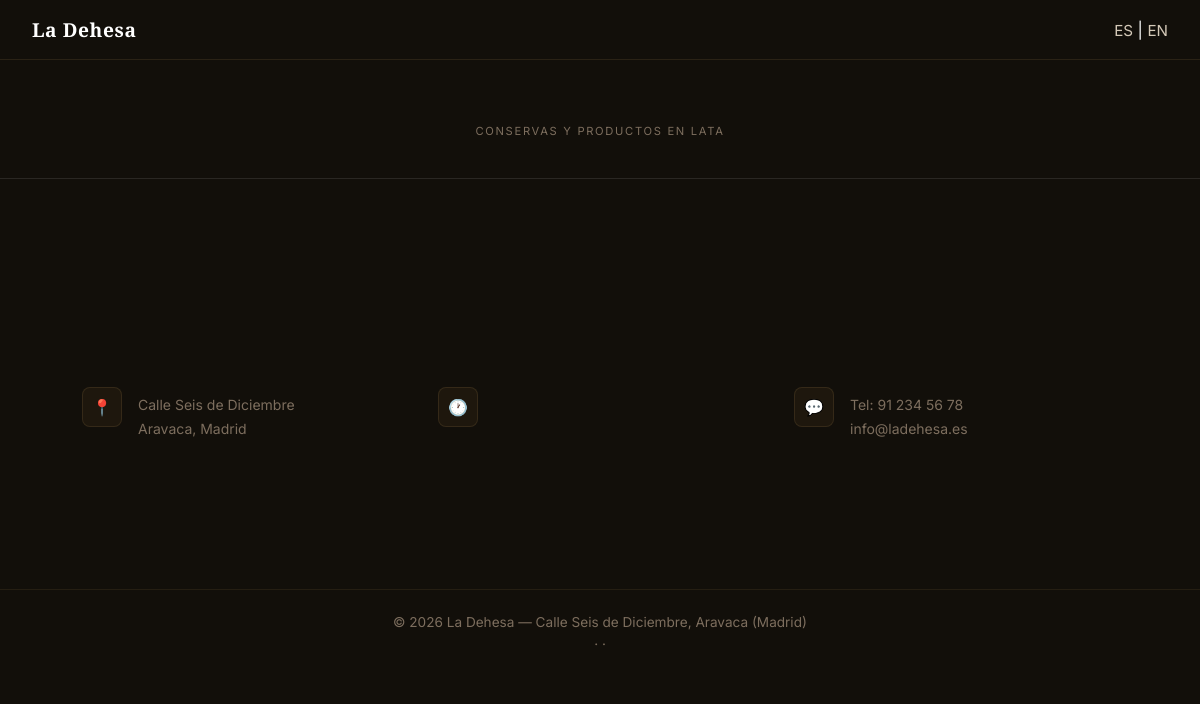
The app's page /app/views/catalogo/conservas.php, older data.
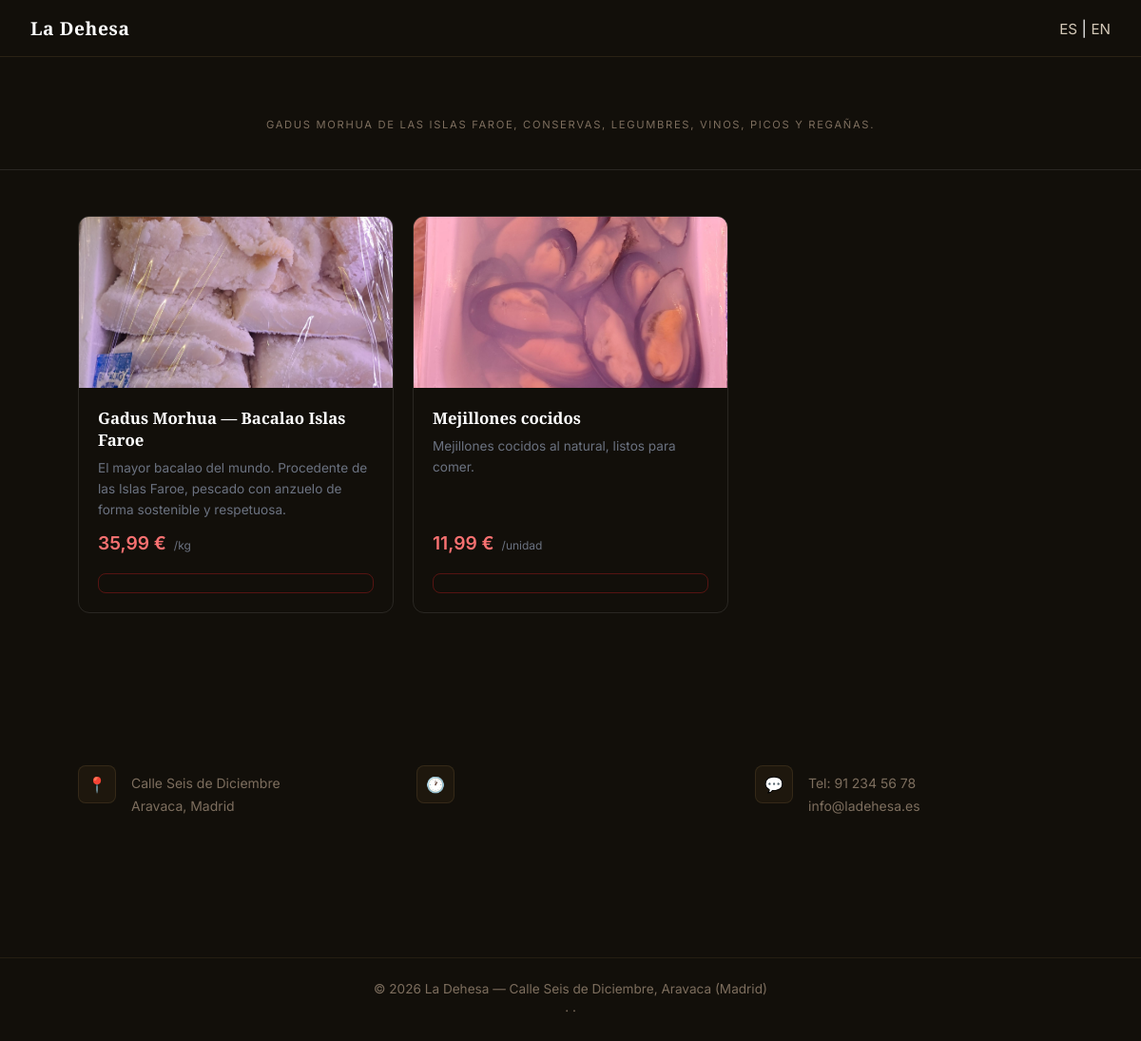
The same page, newer data.
### tables this page shows
CREATE TABLE secciones (
    id INT UNSIGNED AUTO_INCREMENT PRIMARY KEY,
    nombre VARCHAR(100) NOT NULL,
    slug VARCHAR(100) NOT NULL UNIQUE,
    descripcion TEXT,
    descripcion_en TEXT,
    orden TINYINT UNSIGNED NOT NULL DEFAULT 0
);

CREATE TABLE productos (
    id INT UNSIGNED AUTO_INCREMENT PRIMARY KEY,
    id_seccion INT UNSIGNED NOT NULL,
    nombre VARCHAR(200) NOT NULL,
    nombre_en VARCHAR(200),
    descripcion TEXT,
    descripcion_en TEXT,
    precio DECIMAL(10,2) NOT NULL,
    unidad_medida ENUM('kg','g','100g','unidad','bandeja','pack','blister') NOT NULL DEFAULT 'unidad',
    stock DECIMAL(10,3) NOT NULL DEFAULT 0,
    foto VARCHAR(255),
    disponible TINYINT(1) NOT NULL DEFAULT 1,
    created_at TIMESTAMP DEFAULT CURRENT_TIMESTAMP,
    FOREIGN KEY (id_seccion) REFERENCES secciones(id) ON DELETE CASCADE
);

### app/models/Producto.php (called while the page is built, shortened)
<?php
class Producto {
    public static function seccion($pdo, $slug) {
        $stmt = $pdo->prepare("SELECT * FROM secciones WHERE slug = ? LIMIT 1");
        $stmt->execute([$slug]);
        $resultado = $stmt->fetch();
        if ($resultado) {
            return $resultado;
        }
        return null;
    }
    public static function porSeccion($pdo, $idSeccion) {
        $sql = "SELECT p.*, pr.id AS id_promo, pr.precio_promocional
                FROM productos p
                LEFT JOIN promociones pr ON pr.id_producto = p.id
                    AND pr.activa = 1
                    AND CURDATE() BETWEEN pr.fecha_inicio AND pr.fecha_fin
                WHERE p.id_seccion = ? AND p.disponible = 1
                ORDER BY p.nombre";
        $stmt = $pdo->prepare($sql);
        $stmt->execute([$idSeccion]);
        return $stmt->fetchAll();
    }
}

### app/views/catalogo/conservas.php (the view, shortened to what this page needs)
<?php
require_once __DIR__ . '/../../../config/db.php';
require_once __DIR__ . '/../../models/Producto.php';
$slug = 'conservas';
$seccion = Producto::seccion($pdo, $slug);
$productos = Producto::porSeccion($pdo, $seccion['id']);
require __DIR__ . '/../layout/header.php';
?>
<link rel="stylesheet" href="/Carniceria/crm/public/css/catalogo.css">
<div class="catalogo-header">
    <p class="secciones-tag"><?= htmlspecialchars(($idioma === 'en' && !empty($seccion['descripcion_en'])) ? $seccion['descripcion_en'] : $seccion['descripcion']) ?></p>
</div>
<div class="catalogo-grid">
    <?php foreach ($productos as $p): ?>
        <?php
        $enPromo = $p['precio_promocional'] != null;
        $nombre_mostrar = ($idioma === 'en' && !empty($p['nombre_en'])) ? $p['nombre_en'] : $p['nombre'];
        $desc_mostrar = ($idioma === 'en' && !empty($p['descripcion_en'])) ? $p['descripcion_en'] : $p['descripcion'];
        ?>
        <div class="producto-card" id="card-<?= $p['id'] ?>">
            <div class="producto-foto">
                <?php if ($p['foto']): ?>
                    <img src="/Carniceria/crm/public/img/productos/conservas/<?= htmlspecialchars($p['foto']) ?>"
                         alt="<?= htmlspecialchars($nombre_mostrar) ?>">
                <?php endif; ?>
            </div>
            <div class="producto-info">
                <h3><?= htmlspecialchars($nombre_mostrar) ?></h3>
                <p><?= htmlspecialchars($desc_mostrar) ?></p>
                <div class="producto-precio">
                    <?php if ($enPromo): ?>
                        <span class="precio-original"><?= number_format($p['precio'], 2, ',', '.') ?> €</span>
                        <span class="precio-actual"><?= number_format($p['precio_promocional'], 2, ',', '.') ?> €</span>
                    <?php else: ?>
                        <span class="precio-actual"><?= number_format($p['precio'], 2, ',', '.') ?> €</span>
                    <?php endif; ?>
                    <span class="precio-kg">/<?= htmlspecialchars($p['unidad_medida'] ?? 'unidad') ?></span>
                </div>
                <?php if ((float)$p['stock'] <= 0): ?>
                    <span class="badge-agotado"><?= $t['badge_agotado'] ?></span>
                <?php else: ?>
                <a href="/Carniceria/crm/app/views/auth/login.php" class="btn-carrito"><?= $t['anadir_carrito'] ?></a>
                <?php endif; ?>
            </div>
        </div>
    <?php endforeach; ?>
</div>
<?php require __DIR__ . '/../layout/footer.php'; ?>

Row changes from the older to the newer data that the page shows:
changed secciones: descripcion "CONSERVAS Y PRODUCTOS EN LATA" → "GADUS MORHUA DE LAS ISLAS FAROE, CONSERVAS, LEGUMBRES, VINOS, PICOS Y REGAÑAS."
added productos: foto (picture), nombre "Gadus Morhua — Bacalao Islas Faroe", descripcion "El mayor bacalao del mundo. Procedente de las Islas Faroe, pescado con anzuelo de forma sostenible y respetuosa.", precio "35,99", unidad_medida "kg"
added productos: foto (picture), nombre "Mejillones cocidos", descripcion "Mejillones cocidos al natural, listos para comer.", precio "11,99", unidad_medida "unidad"
